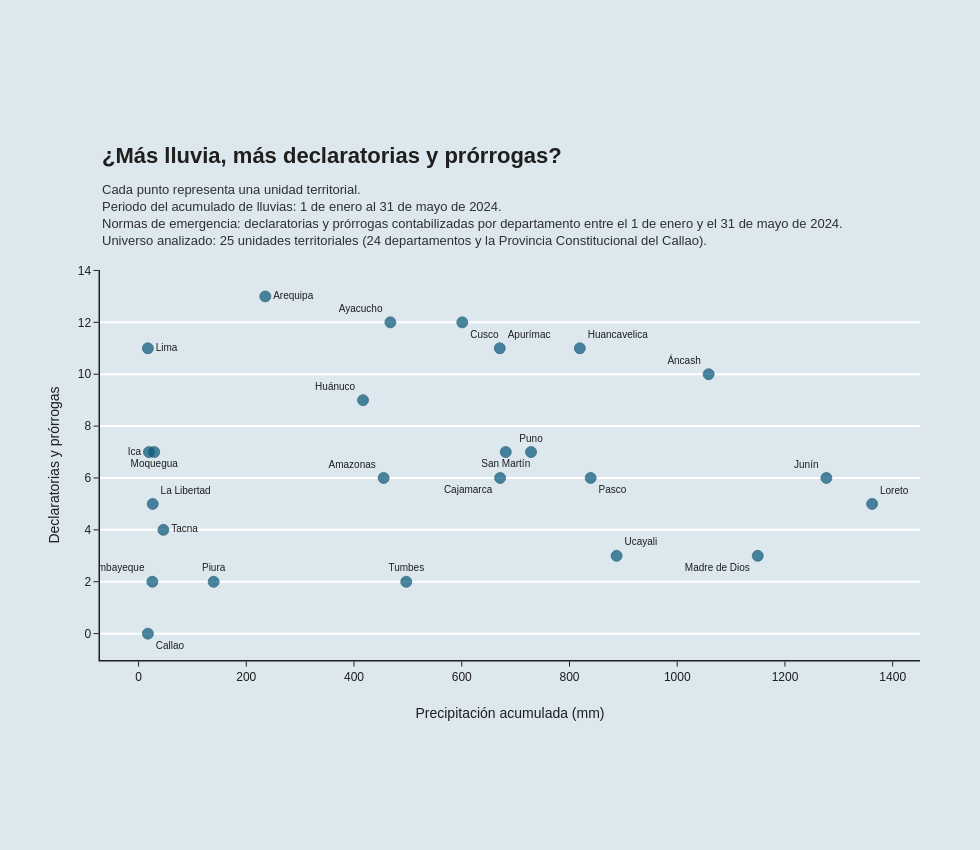

The notebook cell this image was saved under:
### Code cell
# Agrega información necesaria para interpretar correctamente el gráfico.
fig_scatter.add_annotation(

    # Coloca el subtítulo debajo del título.
    x=0,
    y=1.23,

    # Usa coordenadas relativas al gráfico.
    xref="paper",
    yref="paper",

    # Alinea el bloque a la izquierda.
    xanchor="left",
    align="left",

    # No dibuja flecha.
    showarrow=False,

    # Explica las unidades y el universo del análisis.
    text=(
        "Cada punto representa una unidad territorial.<br>"
        "Periodo del acumulado de lluvias: 1 de enero al 31 de mayo de 2024.<br>"
        "Normas de emergencia: declaratorias y prórrogas contabilizadas por departamento "
        "entre el 1 de enero y el 31 de mayo de 2024.<br>"
        f"Universo analizado: {n_departamentos} unidades territoriales "
        "(24 departamentos y la Provincia Constitucional del Callao)."
    ),

    # Usa un tamaño menor que el título.
    font=dict(
        size=13,
        color="#303030"
    )
)

### Figure 1 — Plotly figure (JSON) as saved in the notebook; plotly's stock layout.template omitted (floating-point values rounded to 4 significant figures)
{"data": [{"customdata": [["Chachapoyas", 4, 2], ["Huaraz", 5, 5], ["Abancay", 7, 4], ["Arequipa", 7, 6], ["Ayacucho", 7, 5], ["Cajamarca", 3, 3], ["Callao", 0, 0], ["Cusco", 7, 5], ["Huancavelica", 7, 4], ["Huánuco", 6, 3], ["Ica", 4, 3], ["Huancayo", 5, 1], ["Trujillo", 2, 3], ["Chiclayo", 0, 2], ["Lima", 6, 5], ["Iquitos", 3, 2], ["Puerto Maldonado", 3, 0], ["Moquegua", 5, 2], ["Cerro de Pasco", 3, 3], ["Piura", 0, 2], ["Puno", 5, 2], ["Moyobamba", 3, 4], ["Tacna", 4, 0], ["Tumbes", 0, 2], ["Pucallpa", 3, 0]], "hovertemplate": "<b>%{text}</b><br>Capital: %{customdata[0]}<br>Precipitación acumulada: %{x:.1f} mm<br>Declaratorias: %{customdata[1]}<br>Prórrogas: %{customdata[2]}<br>Total de normas: %{y}<extra></extra>", "marker": {"color": "#0B5A7D", "line": {"color": "#083D56", "width": 0.8}, "opacity": 0.72, "size": 11}, "mode": "markers+text", "name": "", "text": ["Amazonas", "Áncash", "Apurímac", "Arequipa", "Ayacucho", "Cajamarca", "Callao", "Cusco", "Huancavelica", "Huánuco", "Ica", "Junín", "La Libertad", "Lambayeque", "Lima", "Loreto", "Madre de Dios", "Moquegua", "Pasco", "Piura", "Puno", "San Martín", "Tacna", "Tumbes", "Ucayali"], "textfont": {"color": "#1F1F1F", "size": 10}, "textposition": ["top left", "top left", "top right", "middle right", "top left", "bottom left", "bottom right", "bottom right", "top right", "top left", "middle left", "top left", "top right", "top left", "middle right", "top right", "bottom left", "bottom center", "bottom right", "top center", "top center", "bottom center", "middle right", "top center", "top right"], "type": "scatter", "x": [455.0, 1058.0, 670.6, 235.3, 467.5, 671.2, 17.3, 601.0, 819.2, 416.7, 19.3, 1277.0, 26.3, 25.6, 17.3, 1362.0, 1150.0, 29.1, 839.3, 139.4, 728.6, 681.7, 46.1, 497.0, 887.4], "y": [6, 10, 11, 13, 12, 6, 0, 12, 11, 9, 7, 6, 5, 2, 11, 5, 3, 7, 6, 2, 7, 7, 4, 2, 3]}], "layout": {"annotations": [{"align": "left", "font": {"color": "#1F1F1F", "size": 22}, "showarrow": false, "text": "<b>¿Más lluvia, más declaratorias y prórrogas?</b>", "x": 0, "xanchor": "left", "xref": "paper", "y": 1.33, "yref": "paper"}, {"align": "left", "font": {"color": "#303030", "size": 13}, "showarrow": false, "text": "Cada punto representa una unidad territorial.<br>Periodo del acumulado de lluvias: 1 de enero al 31 de mayo de 2024.<br>Normas de emergencia: declaratorias y prórrogas contabilizadas por departamento entre el 1 de enero y el 31 de mayo de 2024.<br>Universo analizado: 25 unidades territoriales (24 departamentos y la Provincia Constitucional del Callao).", "x": 0, "xanchor": "left", "xref": "paper", "y": 1.23, "yref": "paper"}], "font": {"color": "#1F1F1F", "family": "Arial", "size": 12}, "height": 850, "margin": {"b": 190, "l": 100, "r": 60, "t": 270}, "paper_bgcolor": "#DCE8EE", "plot_bgcolor": "#DCE8EE", "showlegend": false, "title": {"text": ""}, "width": 980, "xaxis": {"linecolor": "#1F1F1F", "linewidth": 1.5, "showgrid": false, "showline": true, "tickcolor": "#1F1F1F", "ticks": "outside", "title": {"standoff": 25, "text": "Precipitación acumulada (mm)"}, "zeroline": false}, "yaxis": {"gridcolor": "white", "gridwidth": 2, "linecolor": "#1F1F1F", "linewidth": 1.5, "showgrid": true, "showline": true, "tickcolor": "#1F1F1F", "ticks": "outside", "title": {"standoff": 15, "text": "Declaratorias y prórrogas"}, "zeroline": false}}}
